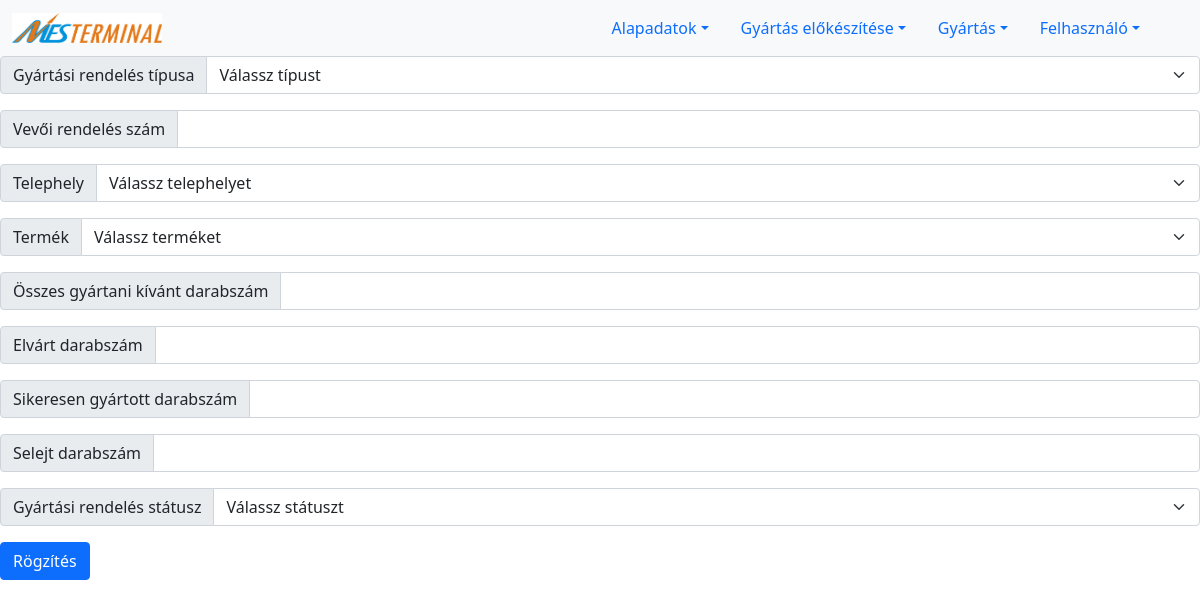
Before: /order.php with the older database file.
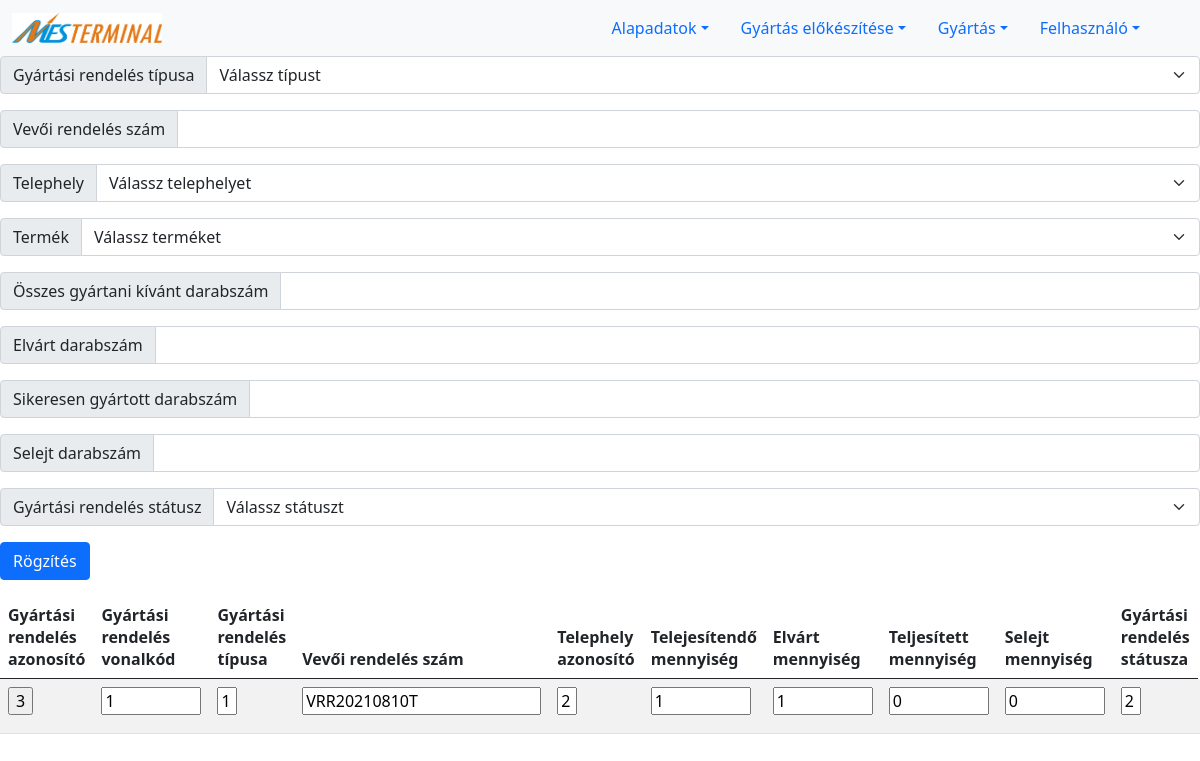
After: the same page with the newer database file.
### tables this page shows
CREATE TABLE `order` (
  `ID` int(11) NOT NULL,
  `barcode` varchar(255) DEFAULT NULL,
  `order_type_ID` int(11) NOT NULL,
  `customer_number` varchar(255) DEFAULT NULL,
  `site_ID` int(11) DEFAULT NULL,
  `product_ID` int(11) DEFAULT NULL,
  `total_count` int(11) NOT NULL,
  `expected_count` int(11) NOT NULL,
  `pass_count` int(11) DEFAULT NULL,
  `fail_count` int(11) DEFAULT NULL,
  `order_status_ID` int(11) DEFAULT NULL
);

### order.php (the view, shortened to what this page needs)
<?php
include_once("connection.php");
if(!isset($_SESSION['aid'])){
    $adminId='';
}
else{
    $adminId=$_SESSION['aid'];
}
if($adminId != 0){
print'
<form action="feldolgozok/newWorkpage.php" method="POST">
<!-- <div class="input-group mb-3">
    <span class="input-group-text" id="basic-addon2">Gyártási rendelés vonalkódja:</span>
    <input type="text" class="form-control" name="barcode" placeholder="" aria-describedby="basic-addon2">
</div> -->
<div class="input-group mb-3">
  <span class="input-group-text" id="basic-addon3">Gyártási rendelés típusa</span>
  <select name="order_type" class="form-select" id="order_type_id">
    <option value=" " selected>Válassz típust</option>
  ';
  print '
  </select>
</div>
<div class="input-group mb-3">
  <span class="input-group-text">Vevői rendelés szám</span>
  <input type="text" name="customer_number" class="form-control">
</div>
<div class="input-group mb-3">
  <span class="input-group-text">Telephely</span>
  <select name="site" class="form-select" id="site_id">
    <option value=" " selected>Válassz telephelyet</option>';
  print '
  </select>
</div>
<div class="input-group mb-3">
  <span class="input-group-text">Termék</span>
  <select name="product" class="form-select" id="product_id">
    <option value=" " selected>Válassz terméket</option>';
    $selectProduct="SELECT * from product";
    $resultProduct=$conn->query($selectProduct);
print '</select>
</div>
<div class="input-group mb-3">
  <span class="input-group-text">Összes gyártani kívánt darabszám</span>
  <input type="text" name="total_count" class="form-control"  aria-label="Server">
</div>
<div class="input-group mb-3">
  <span class="input-group-text">Elvárt darabszám</span>
  <input type="text" name="expected_count" class="form-control"  aria-label="Server">
</div>
<div class="input-group mb-3">
  <span class="input-group-text">Sikeresen gyártott darabszám</span>
  <input type="text" name="pass_count" class="form-control"  aria-label="Server">
</div>
<div class="input-group mb-3">
  <span class="input-group-text">Selejt darabszám</span>
  <input type="text" name="fail_count" class="form-control"  aria-label="Server">
</div>
<div class="input-group mb-3">
  <span class="input-group-text">Gyártási rendelés státusz</span>
  <select name="status" class="form-select" id="status_id">
  <option value=" " selected>Válassz státuszt</option>';
print '</select>
</div>
<input type="submit" value="Rögzítés" class="btn btn-primary">
</form>
';
include_once("lists/listWorkpages.php");
}
?>

### lists/listWorkpages.php (shortened to what this page needs)
<?php
include "connection.php";
$sql="SELECT * from `order` where order_status_ID>'1' order by ID DESC";
$reultErrors = $conn -> query($sql);
if ($reultErrors->num_rows > 0) {
    print '
    <div style="overflow: scroll">
    <table class="table table-striped">
        <thead>
        <tr>
            <th scope="col">Gyártási rendelés azonosító</th>
            <th scope="col">Gyártási rendelés vonalkód</th>
            <th scope="col">Gyártási rendelés típusa</th>
            <th scope="col">Vevői rendelés szám</th>
            <th scope="col">Telephely azonosító</th>
            <th scope="col">Telejesítendő mennyiség</th>
            <th scope="col">Elvárt mennyiség</th>
            <th scope="col">Teljesített mennyiség</th>
            <th scope="col">Selejt mennyiség</th>
            <th scope="col">Gyártási rendelés státusza</th>
        </tr>
        </thead>
        <tbody>
        ';
    while($row = $reultErrors->fetch_assoc()) {
        print '
            <tr>
            <form action="workpageId.php" method="POST">
            <td><input type="submit" name="workpageId" value="'.$row["ID"].'"></td>
            </form>
            <form action="feldolgozok/modifyWorkpage.php" method="POST">
            <td><input style="width:100px" type="text" name="barcode" value="'.$row["barcode"].'"></td>
            <td><input style="width:20px" type="text" name="order_type_ID" value="'.$row["order_type_ID"].'"></td>
            <td><input type="text" name="customer_number" value="'.$row["customer_number"].'"></td>
            <td><input style="width:20px" type="text" name="site_ID" value="'.$row["site_ID"].'"></td>
            <td><input style="width:100px" type="text" name="total_count" value="'.$row["total_count"].'"></td>
            <td><input style="width:100px" type="text" name="expected_count" value="'.$row["expected_count"].'"></td>
            <td><input style="width:100px" type="text" name="pass_count" value="'.$row["pass_count"].'"></td>
            <td><input style="width:100px" type="text" name="fail_count" value="'.$row["fail_count"].'"></td>
            <td><input style="width:20px" type="text" name="order_status_ID" value="'.$row["order_status_ID"].'"></td>
            <td><Button type="submit" name="order_ID" value="'.$row["ID"].'" class="btn btn-primary">Módosítás</button></td>
            </form>';
            print '</tr>';
    }
    print '
        </tbody>
        </table>
        </div>';
}
?>

Changed rows visible on the page:
added order: workpageId "3", barcode "1", order_type_ID "1", customer_number "VRR20210810T", site_ID "2", total_count "1", expected_count "1", pass_count "0", fail_count "0", order_status_ID "2"
Other visible differences:
text now shown: "Gyártási rendelés azonosító Gyártási rendelés vonalkód Gyártási rendelés típusa Vevői rendelés szám Telephely azonosító Telejesítendő mennyiség Elvárt mennyiség Teljesített mennyiség Selejt mennyiség Gyártási rendelés státusza"
